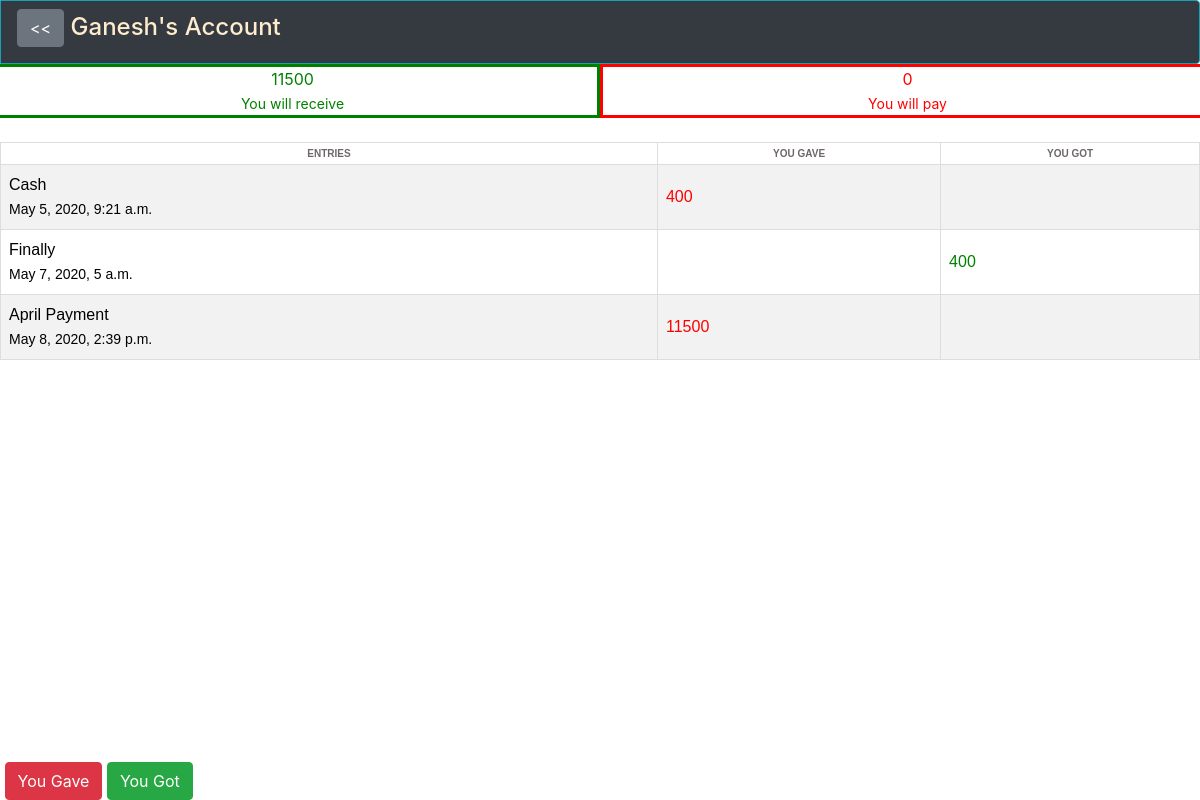
Page /accounts/15/Ganesh/ (signed in) on the committed database.
### customer_app/models.py (models this page shows, shortened)
class Customer(models.Model):
    def contact_validator(contact):
        if len(contact) != 10:
            raise validators.ValidationError('Contact length should be 10 digit')
    def min_length_validator(name):
        if len(name) < 1:
            raise validators.ValidationError('Minimum length should be 1 letter')
    user = models.ForeignKey(User,on_delete=models.CASCADE,blank=True,null=True)
    name = models.CharField(max_length=30,unique=True,validators=[min_length_validator])
    contact = models.CharField(max_length=10,validators=[contact_validator])
    objects = models.Manager

### accounts/models.py (models this page shows, shortened)
class Account(models.Model):
    def validate_amount(val):
        if val < 1:
            raise validators.ValidationError('Amount should be atleast 1')
    customer = models.ForeignKey(Customer,on_delete=models.CASCADE,blank=True,null=True,related_name='account')
    desc = models.CharField(max_length=100)
    gave = models.IntegerField(default=0,validators=[validate_amount])
    got = models.IntegerField(default=0,validators=[validate_amount])
    created_at = models.DateTimeField(auto_now_add=True)
    objects = models.Manager

### accounts/views.py (the view)
# urls.py: path('<int:id>/<str:name>/',views.show_account,name='account'),
@login_required(login_url='/users/signin')
def show_account(request,id,name):
    cust_id =id
    cust_name = name
    cust_bal = cust_balance(request,id)
    entries = Account.objects.filter(customer=id)
    request.session['previous_url'] = request.path
    context = {'cust_name':cust_name, 'cust_id':cust_id,
                'entries':entries,'balance':cust_bal}
    return render(request, 'accounts/show_account.html', context)

### accounts/views.py (called while the page is built)
def cust_balance(request,id):
    cust_queryset = Account.objects.filter(customer__user=request.user, customer=id)
    got,gave = 0,0
    for i in cust_queryset:
        got = got + i.got
        gave = gave + i.gave
        balance = gave - got
    try:
        return balance
    except:
        return 0

### templates/accounts/show_account.html (shortened to what this page needs)
{% extends 'layout_app.html' %}
{% block content %}
{% load mathfilters %}
<head>
</head>
<nav class="navbar navbar-expand-lg navbar-dark bg-dark border border-info rounded-right">
    <h4>
        <a href="{% url 'customer:show_customer' %}" class="btn btn-secondary"><<</a>
        <a style="color: blanchedalmond;" href="{% url 'customer:update_customer' pk=cust_id %}">{{cust_name}}'s
            Account</a>
    </h4>
</nav>
<div class="row mb-4" align="center">
    {% if balance > 0  %}
    <div class="col-6 themed-grid-col" style="color: green;border:solid;">{{balance}}<br><small>You will receive</small>
    </div>
    <div class="col-6 themed-grid-col" style="color: red;border:solid;">0<br><small>You will pay</small></div>
    {% elif balance == 0 %}
    <div class="col-6 themed-grid-col" style="color: green;border:solid;">0<br><small>You will receive</small></div>
    <div class="col-6 themed-grid-col" style="color: red;border:solid;">0<br><small>You will pay</small></div>
    {% else %}
    <div class="col-6 themed-grid-col" style="color: green;border:solid;">0<br><small>You will receive</small></div>
    <div class="col-6 themed-grid-col" style="color: red;border:solid;">{{balance | abs}}<br><small>You will
            pay</small></div>
    {% endif %}
</div>
<table id="table">
    <tr>
        <th>ENTRIES</th>
        <th>YOU GAVE</th>
        <th>YOU GOT</th>
    </tr>
    {% for entry in entries %}
    <tr>
        {% if entry.gave > entry.got %}
        <td><a href="{% url 'khata:update_gave' pk=entry.pk cust_id=cust_id %}"
                class="link">{{entry.desc}}<br><small>{{entry.created_at}}</small></td></a>
        <td style="color: red;">{{entry.gave}}</td>
        <td></td>
        {% else %}
        <td><a href="{% url 'khata:update_got' pk=entry.pk cust_id=cust_id %}"
                class="link">{{entry.desc}}<br><small>{{entry.created_at}}</small></td></a>
        <td></td>
        <td style="color: green;">{{entry.got}}</td>
        {% endif %}
    </tr>
    {% endfor %}
</table>
<br><br>
    <div style="position: fixed;bottom: 0;width: 100%;">
    <a href="{% url 'khata:gave' %}?cust_id={{cust_id}}" class="btn btn-danger">You Gave</a>
    <a href="{% url 'khata:got' %}?cust_id={{cust_id}}" class="btn btn-success">You Got</a>
    </div>
{% endblock %}

### templates/layout_app.html (shortened to what this page needs)
<!doctype html>
<html lang="en">
{% load static %}
<head>
    <link rel="stylesheet" href="https://stackpath.bootstrapcdn.com/bootstrap/4.4.1/css/bootstrap.min.css"
>
    <link href="/docs/4.4/dist/css/bootstrap.min.css" rel="stylesheet"
>
</head>
<body>
    {% block content %}
    {% endblock %}
</body>
</html>

### templates/accounts/show_account.html (style rules this page uses)
#table { font-family:'Lucida Sans', 'Lucida Sans Regular', 'Lucida Grande', 'Lucida Sans Unicode', Geneva, Verdana, sans-serif; border-collapse: collapse; width: 100%; }
#table td, #table th { border: 1px solid #ddd; padding: 8px; }
#table td a { color: black; }
#table tr:nth-child(even) { background-color: #f2f2f2; }
#table th { padding-top: 3px; padding-bottom: 3px; text-align: center; background-color: rgb(255, 255, 255); color: rgb(110, 103, 103); font-size:x-small; }

### rows in the picture
Customer: name "Ganesh"
Account: desc "Cash", created_at "May 5, 2020, 9:21 a.m.", gave "400"
Account: desc "Finally", created_at "May 7, 2020, 5 a.m.", got "400"
Account: desc "April Payment", created_at "May 8, 2020, 2:39 p.m.", gave "11500"

### other values in the picture
{{ balance }} "11500"
